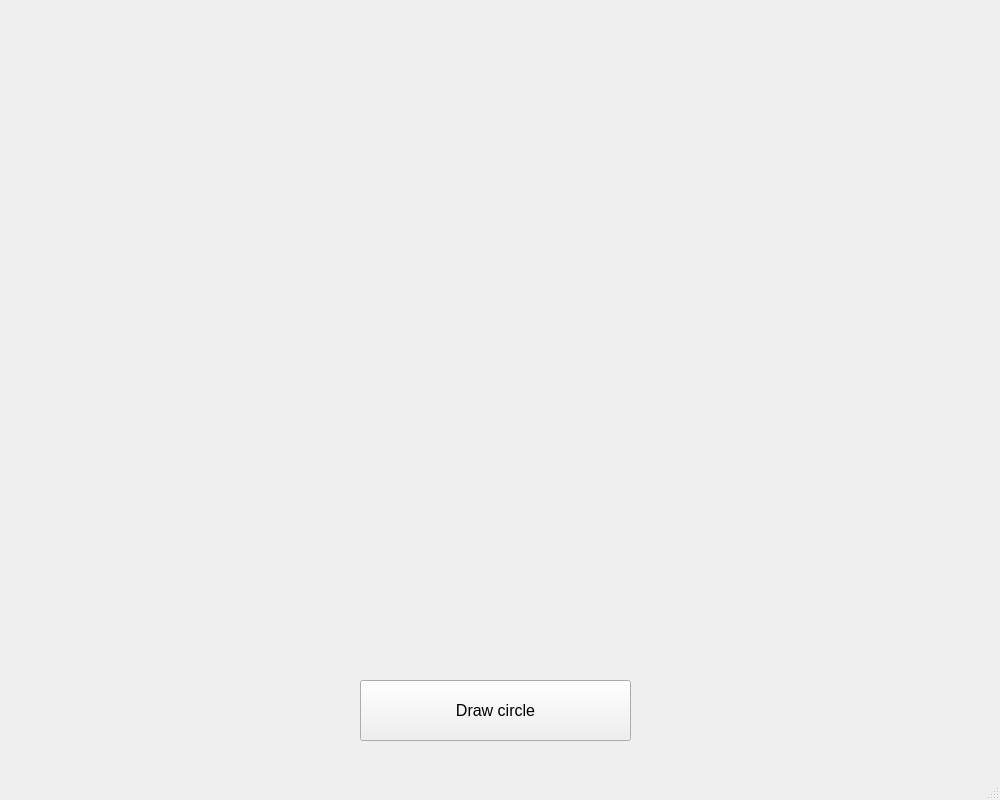
<?xml version="1.0" encoding="UTF-8"?>
<ui version="4.0">
 <class>MainWindow</class>
 <widget class="QMainWindow" name="MainWindow">
  <property name="geometry">
   <rect>
    <x>0</x>
    <y>0</y>
    <width>1000</width>
    <height>800</height>
   </rect>
  </property>
  <property name="windowTitle">
   <string>Yellow circles</string>
  </property>
  <widget class="QWidget" name="centralwidget">
   <widget class="QPushButton" name="draw_btn">
    <property name="geometry">
     <rect>
      <x>360</x>
      <y>680</y>
      <width>271</width>
      <height>61</height>
     </rect>
    </property>
    <property name="font">
     <font>
      <pointsize>12</pointsize>
     </font>
    </property>
    <property name="text">
     <string>Draw circle</string>
    </property>
   </widget>
  </widget>
  <widget class="QMenuBar" name="menubar">
   <property name="geometry">
    <rect>
     <x>0</x>
     <y>0</y>
     <width>1000</width>
     <height>21</height>
    </rect>
   </property>
  </widget>
  <widget class="QStatusBar" name="statusbar"/>
 </widget>
 <resources/>
 <connections/>
</ui>
